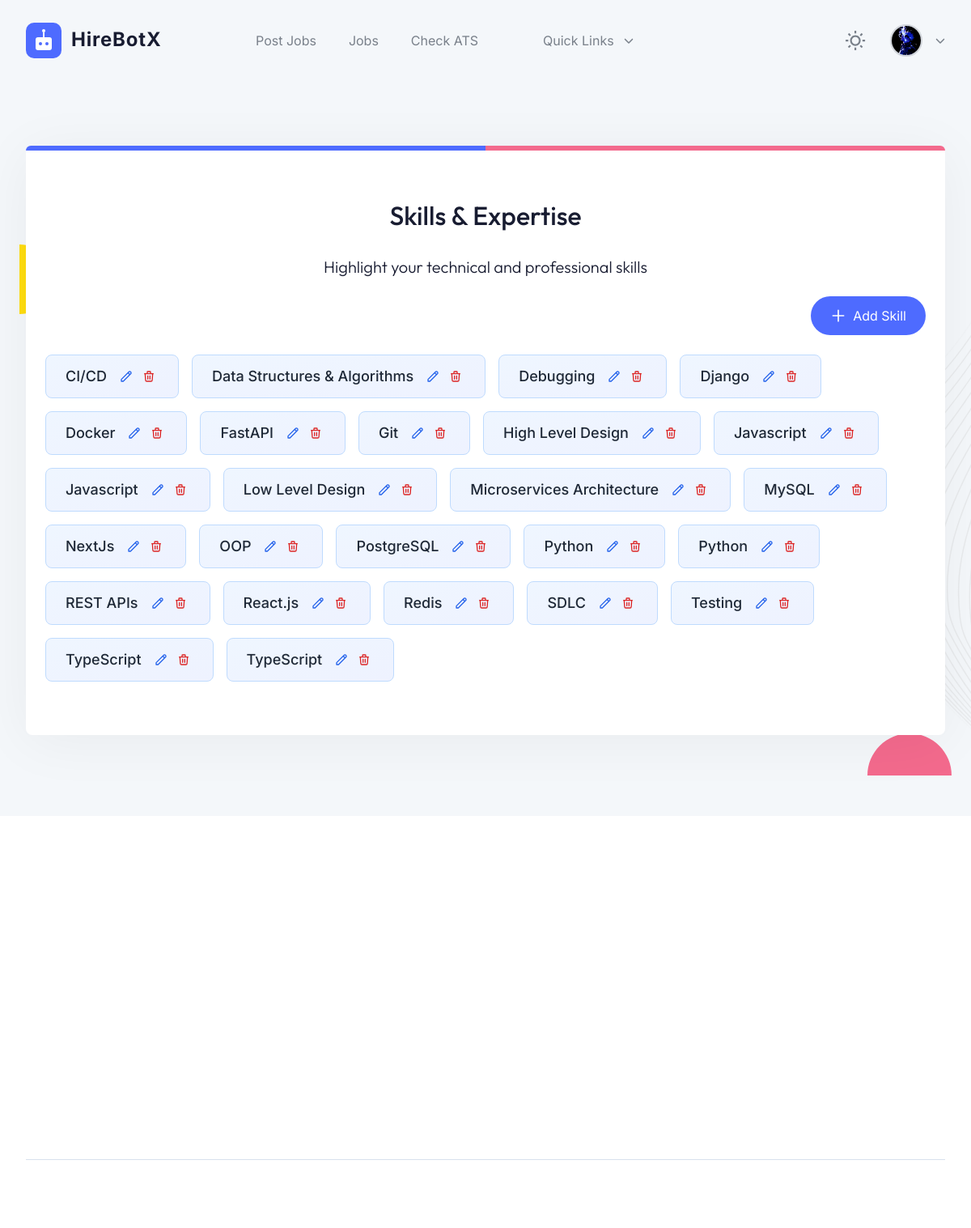
The page /applications/skills/ (signed in) on the database its author committed.
### user/models.py (models this page shows, shortened)
class UserProfile(models.Model):
    user = models.OneToOneField(User, on_delete=models.CASCADE, related_name="profile")
    full_name = models.CharField(max_length=255)
    phone = models.CharField(max_length=15)
    date_of_birth = models.DateField()
    gender = models.CharField(
        max_length=10,
        choices=[('Male', 'Male'), ('Female', 'Female'), ('Other', 'Other')]
    )
    profile_photo = models.ImageField(upload_to="profile_photos/", blank=True, null=True)
    role = models.CharField(max_length=20, choices=ROLES_CHOICES, default="user")
    is_active = models.BooleanField(default=False)
    created_at = models.DateTimeField(auto_now_add=True)
    updated_at = models.DateTimeField(auto_now=True)
    user_type = models.CharField(max_length=20, choices=[
        ('job_seeker', 'Job Seeker'),
        ('company_employee', 'Company Employee'),
        ('company_admin', 'Company Admin'),
    ], default='job_seeker')

### applications/models.py (models this page shows)
class Skill(models.Model):
    user = models.ForeignKey(User, on_delete=models.CASCADE, related_name='skills')
    name = models.CharField(max_length=100)
    created_at = models.DateTimeField(auto_now_add=True)
    updated_at = models.DateTimeField(auto_now=True)

### applications/views.py (the view)
# urls.py: path('skills/', views.SkillListView.as_view(), name='skill-list'),
class SkillListView(LoginRequiredMixin, ListView):
    model = Skill
    template_name = 'applications/skill_list.html'
    context_object_name = 'skills'
    def get_queryset(self):
        return Skill.objects.filter(user=self.request.user).order_by('name')
    def get_context_data(self, **kwargs):
        context = super().get_context_data(**kwargs)
        context['section'] = 'skill'
        return context

### user/context_processors.py (called while the page is built)
def global_context(request):
    context = {
        "notification_count": 0,
        "subscribed": False
    }
    if request.user.is_authenticated:
        context["notification_count"] = Notification.objects.filter(user=request.user, is_read=False).count()
        context["subscribed"] = Subscriber.objects.filter(email=request.user.email, is_subscribed=True).exists()
    return context

### applications/templates/applications/skill_list.html (shortened to what this page needs)
{% extends "base.html" %}
{% load static %}
{% block page %}skill-list{% endblock %}
{% block content %}
<section class="i pg fh rm ki xn vq gj qp gr hj rp hr">
    <div class="animate_top bb af i va sg hh sm vk xm yi _n jp hi ao kp w-full max-w-6xl mx-auto px-6">
        <span class="rc h r s zd/2 od zg gh"></span>
        <span class="rc h r q zd/2 od xg mh"></span>
        <div class="rj text-center">
            <h2 class="ek ck kk wm xb">Skills & Expertise</h2>
            <h3 class="hk yj kk wm ob mc">Highlight your technical and professional skills</h3>
        </div>
        <div class="flex justify-end mb-6">
            <a href="{% url 'skill-create' %}{% if request.GET.next %}?next={{ request.GET.next }}{% endif %}"
               class="gh lk rg il _l gi hi px-6 py-3 inline-flex items-center gap-2 hover:bg-opacity-90 transition-all">
                <svg class="w-5 h-5" fill="none" stroke="currentColor" viewBox="0 0 24 24">
                    <path stroke-linecap="round" stroke-linejoin="round" stroke-width="2" d="M12 4v16m8-8H4"></path>
                </svg>
                Add Skill
            </a>
        </div>
        <div class="flex flex-wrap gap-4">
            {% for skill in skills %}
            <div class="group relative">
                <div class="bg-gradient-to-br from-blue-50 to-indigo-50 border border-blue-200 rounded-lg px-6 py-3 hover:shadow-lg transition-all duration-300">
                    <div class="flex items-center gap-3">
                        <span class="text-lg font-medium text-gray-800">{{ skill.name }}</span>
                        <div class="flex gap-1 transition-opacity duration-300">
                            <a href="{% url 'skill-update' skill.pk %}{% if request.GET.next %}?next={{ request.GET.next }}{% endif %}"
                               class="text-blue-600 hover:text-blue-800 p-1">
                                <svg class="w-4 h-4" fill="none" stroke="currentColor" viewBox="0 0 24 24">
                                    <path stroke-linecap="round" stroke-linejoin="round" stroke-width="2" d="M15.232 5.232l3.536 3.536m-2.036-5.036a2.5 2.5 0 113.536 3.536L6.5 21.036H3v-3.572L16.732 3.732z"></path>
                                </svg>
                            </a>
                            <a href="{% url 'skill-delete' skill.pk %}"
                               class="text-red-600 hover:text-red-800 p-1">
                                <svg class="w-4 h-4" fill="none" stroke="currentColor" viewBox="0 0 24 24">
                                    <path stroke-linecap="round" stroke-linejoin="round" stroke-width="2" d="M19 7l-.867 12.142A2 2 0 0116.138 21H7.862a2 2 0 01-1.995-1.858L5 7m5 4v6m4-6v6m1-10V4a1 1 0 00-1-1h-4a1 1 0 00-1 1v3M4 7h16"></path>
                                </svg>
                            </a>
                        </div>
                    </div>
                </div>
            </div>
            {% endfor %}
        </div>
    </div>
</section>
{% endblock %}

### templates/base.html (shortened to what this page needs)
{% load static %}
<!DOCTYPE html>
<html lang="en">
<head>
  <link href="{% static 'css/style.css' %}" rel="stylesheet">
</head>
<body x-data="{ page: '{% block page %}home{% endblock %}', darkMode: true, stickyMenu: false, navigationOpen: false, scrollTop: false }"
  x-init="
         darkMode = JSON.parse(localStorage.getItem('darkMode'));
         $watch('darkMode', value => localStorage.setItem('darkMode', JSON.stringify(value)))"
  :class="{'b eh': darkMode === true}">
<header class="g s r vd ya cj"
:class="{ 'hh sm _k dj bl ll' : stickyMenu }"
@scroll.window="stickyMenu = (window.pageYOffset > 20)">
<div class="bb ze ki xn 2xl:ud-px-0 oo wf yf i">
<div class="vd to/4 tc wf yf">
<a href="/">
<img class="om" src="{% static 'img/hirebotx-light-v3.svg' %}" alt="">
</a>
</div>
<div class="vd wo/4 sd qo f ho oo wf yf"
:class="{ 'd hh rm sr td ud qg ug jc yh': navigationOpen }">
<nav>
<ul class="tc _o sf yo cg ep">
<li>
<a href="{% url 'create_job' %}" class="xl">Post Jobs</a>
</li>
<li>
<a href="{% url 'job_list' %}" class="xl">Jobs</a>
</li>
<li>
<a href="{% url 'dashboard' %}" class="xl">Check ATS</a>
</li>
<li class="c i" x-data="{ dropdown: false }">
  <a href="#!" class="xl tc wf yf bg" @click.prevent="dropdown = !dropdown"
    :class="{ 'mk': page === 'register_company' || page === 'company_dashboard' || page === 'ats_analyses' || page === 'company_approval' || page === 'signin' || page === 'signup' || page === '404' }">
    Quick Links
    <svg :class="{ 'wh': dropdown }" class="th mm we fd pf" xmlns="http://www.w3.org/2000/svg"
      viewBox="0 0 512 512">
      <path
        d="M233.4 406.6c12.5 12.5 32.8 12.5 45.3 0l192-192c12.5-12.5 12.5-32.8 0-45.3s-32.8-12.5-45.3 0L256 338.7 86.6 169.4c-12.5-12.5-32.8-12.5-45.3 0s-12.5 32.8 0 45.3l192 192z" />
    </svg>
  </a>
</li>
</ul>
</nav>
<div class="tc wf ig pb no">
<div class="pc h io pa ra"
:class="navigationOpen ? '!-ud-visible' : 'd'">
<label class="rc ab i">
</label>
</div>
<div class="c i relative" x-data="{ dropdown: false }">
    {% if request.user.is_authenticated %}
    <div class="flex items-center space-x-2">
        <a href="#!"
           class="xl tc wf yf bg relative"
           @click.prevent="dropdown = !dropdown">
            <div class="relative">
                <div class="w-10 h-10 rounded-full overflow-hidden border-2 border-gray-300 dark:border-gray-600">
                    {% if request.user.profile.profile_photo.url %}
                        <img src="{{ request.user.profile.profile_photo.url }}"
                             alt="{{ request.user.username }}"
                             class="w-full h-full object-cover">
                    {% else %}
                        <div class="w-full h-full bg-gradient-to-br from-blue-500 to-blue-600 flex items-center justify-center text-white font-bold text-lg">
                            {{ request.user.username|make_list|first|upper }}
                        </div>
                    {% endif %}
                </div>
            </div>
            <svg :class="{ 'wh': dropdown }"
                 class="th mm we fd pf ml-1"
                 xmlns="http://www.w3.org/2000/svg"
                 viewBox="0 0 512 512">
                <path d="M233.4 406.6c12.5 12.5 32.8 12.5 45.3 0l192-192
                c12.5-12.5 12.5-32.8 0-45.3s-32.8-12.5-45.3
                0L256 338.7 86.6 169.4c-12.5-12.5-32.8-12.5-45.3
                0s-12.5 32.8 0 45.3l192 192z"/>
            </svg>
        </a>
    </div>
    {% endif %}
</div>
</div>
</div>
</div>
</header>
<main>
{% block content %}
{% endblock %}
</main>
  <footer>
    <div class="bb ze ki xn 2xl:ud-px-0">
      <div class="ji gp">
        <div class="tc uf ap gg fp">
          <div class="vd ro tc sf rn un gg vn">
          </div>
        </div>
      </div>
      <div class="bh ch pm tc uf sf yo wf xf ap cg fp bj">
      </div>
    </div>
  </footer>
<script src="https://cdn.tailwindcss.com"></script>
</body>
</html>

### templates/base.html (style rules this page uses)
img, svg { max-width: 100%; height: auto; }
body { opacity: 1; transition: opacity 0.15s ease-in-out; }

### rows shown on the page
Skill: name "CI/CD"
Skill: name "Data Structures & Algorithms"
Skill: name "Debugging"
Skill: name "Django"
Skill: name "Docker"
Skill: name "FastAPI"
Skill: name "Git"
Skill: name "High Level Design"
Skill: name "Javascript"
Skill: name "Javascript"
Skill: name "Low Level Design"
Skill: name "Microservices Architecture"
Skill: name "MySQL"
Skill: name "NextJs"
Skill: name "OOP"
Skill: name "PostgreSQL"
Skill: name "Python"
Skill: name "Python"
Skill: name "REST APIs"
Skill: name "React.js"
Skill: name "Redis"
Skill: name "SDLC"
Skill: name "Testing"
Skill: name "TypeScript"
Skill: name "TypeScript"
